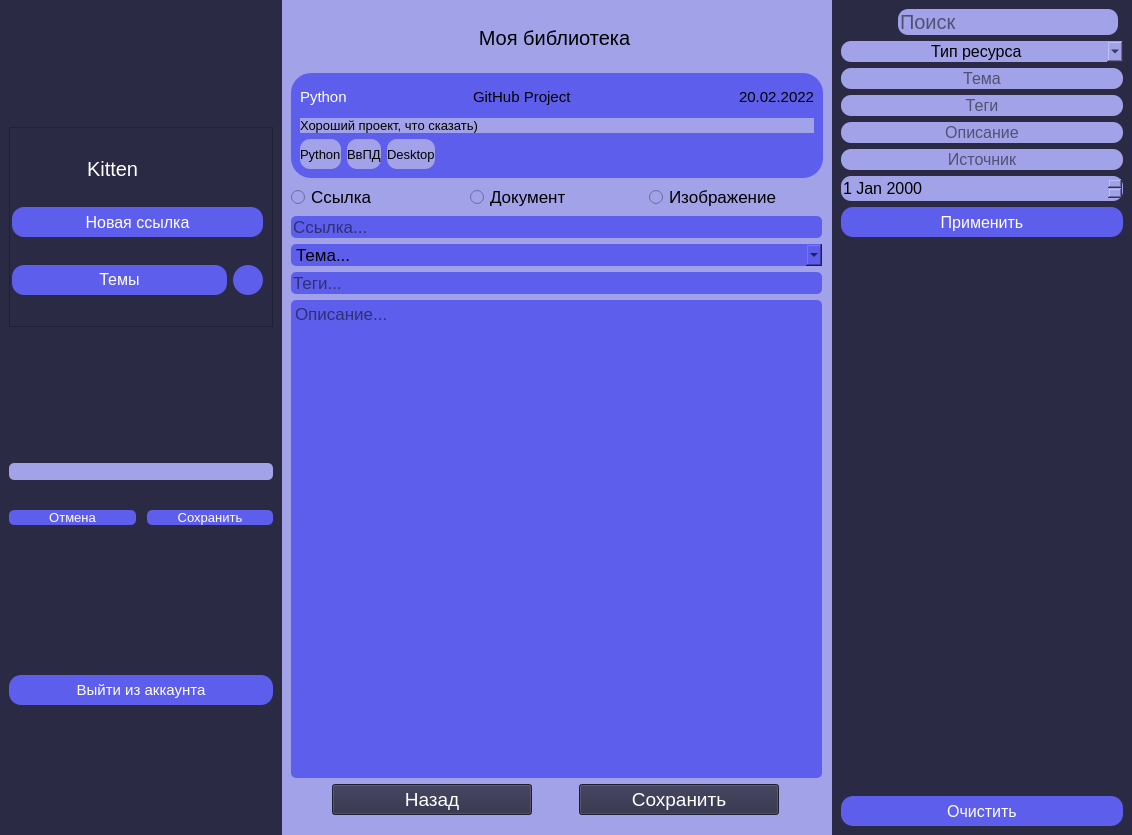
<?xml version="1.0" encoding="UTF-8"?>
<ui version="4.0">
 <class>MainWindow</class>
 <widget class="QMainWindow" name="MainWindow">
  <property name="geometry">
   <rect>
    <x>0</x>
    <y>0</y>
    <width>1132</width>
    <height>835</height>
   </rect>
  </property>
  <property name="windowTitle">
   <string>MainWindow</string>
  </property>
  <widget class="QWidget" name="centralwidget">
   <layout class="QHBoxLayout" name="horizontalLayout_3">
    <property name="spacing">
     <number>0</number>
    </property>
    <property name="leftMargin">
     <number>0</number>
    </property>
    <property name="topMargin">
     <number>0</number>
    </property>
    <property name="rightMargin">
     <number>0</number>
    </property>
    <property name="bottomMargin">
     <number>0</number>
    </property>
    <item>
     <widget class="QFrame" name="userThemeFrame">
      <property name="minimumSize">
       <size>
        <width>280</width>
        <height>0</height>
       </size>
      </property>
      <property name="maximumSize">
       <size>
        <width>282</width>
        <height>16777215</height>
       </size>
      </property>
      <property name="styleSheet">
       <string notr="true">background-color: rgb(42, 42, 68);</string>
      </property>
      <layout class="QVBoxLayout" name="userThemeLayout">
       <item>
        <widget class="QFrame" name="userFrame">
         <property name="enabled">
          <bool>true</bool>
         </property>
         <property name="maximumSize">
          <size>
           <width>16777215</width>
           <height>200</height>
          </size>
         </property>
         <property name="frameShape">
          <enum>QFrame::StyledPanel</enum>
         </property>
         <property name="frameShadow">
          <enum>QFrame::Raised</enum>
         </property>
         <layout class="QVBoxLayout" name="verticalLayout_5">
          <property name="leftMargin">
           <number>2</number>
          </property>
          <item>
           <widget class="QWidget" name="userWidget" native="true">
            <property name="sizePolicy">
             <sizepolicy hsizetype="Preferred" vsizetype="Fixed">
              <horstretch>0</horstretch>
              <verstretch>0</verstretch>
             </sizepolicy>
            </property>
            <layout class="QHBoxLayout" name="user">
             <item>
              <widget class="QLabel" name="userImage">
               <property name="maximumSize">
                <size>
                 <width>60</width>
                 <height>50</height>
                </size>
               </property>
               <property name="styleSheet">
                <string notr="true">border-radius: 5px;</string>
               </property>
               <property name="text">
                <string/>
               </property>
               <property name="pixmap">
                <pixmap>Pic/rounded-userdog.png</pixmap>
               </property>
               <property name="scaledContents">
                <bool>true</bool>
               </property>
              </widget>
             </item>
             <item>
              <widget class="QLabel" name="userName">
               <property name="font">
                <font>
                 <family>Arial</family>
                 <pointsize>15</pointsize>
                </font>
               </property>
               <property name="styleSheet">
                <string notr="true">color: rgb(255, 255, 255);</string>
               </property>
               <property name="text">
                <string>Kitten</string>
               </property>
               <property name="textFormat">
                <enum>Qt::AutoText</enum>
               </property>
               <property name="alignment">
                <set>Qt::AlignLeading|Qt::AlignLeft|Qt::AlignVCenter</set>
               </property>
              </widget>
             </item>
            </layout>
           </widget>
          </item>
          <item>
           <widget class="QPushButton" name="newLinkButton">
            <property name="minimumSize">
             <size>
              <width>0</width>
              <height>30</height>
             </size>
            </property>
            <property name="font">
             <font>
              <pointsize>12</pointsize>
             </font>
            </property>
            <property name="styleSheet">
             <string notr="true">background: #5E5EEC;
border-radius: 12px;
color: rgb(255, 255, 255);</string>
            </property>
            <property name="text">
             <string>Новая ссылка</string>
            </property>
            <property name="iconSize">
             <size>
              <width>16</width>
              <height>16</height>
             </size>
            </property>
           </widget>
          </item>
          <item>
           <widget class="QWidget" name="themeWidget" native="true">
            <property name="sizePolicy">
             <sizepolicy hsizetype="Minimum" vsizetype="Fixed">
              <horstretch>0</horstretch>
              <verstretch>0</verstretch>
             </sizepolicy>
            </property>
            <property name="maximumSize">
             <size>
              <width>262</width>
              <height>52</height>
             </size>
            </property>
            <layout class="QHBoxLayout" name="addNewTheme">
             <property name="leftMargin">
              <number>0</number>
             </property>
             <property name="rightMargin">
              <number>0</number>
             </property>
             <item>
              <widget class="QLabel" name="themeLable">
               <property name="sizePolicy">
                <sizepolicy hsizetype="Minimum" vsizetype="Fixed">
                 <horstretch>0</horstretch>
                 <verstretch>0</verstretch>
                </sizepolicy>
               </property>
               <property name="minimumSize">
                <size>
                 <width>0</width>
                 <height>30</height>
                </size>
               </property>
               <property name="font">
                <font>
                 <pointsize>12</pointsize>
                </font>
               </property>
               <property name="cursor">
                <cursorShape>ArrowCursor</cursorShape>
               </property>
               <property name="focusPolicy">
                <enum>Qt::WheelFocus</enum>
               </property>
               <property name="styleSheet">
                <string notr="true">background: #5E5EEC;
border-radius: 12px;
color: rgb(255, 255, 255);</string>
               </property>
               <property name="text">
                <string>Темы</string>
               </property>
               <property name="scaledContents">
                <bool>false</bool>
               </property>
               <property name="alignment">
                <set>Qt::AlignCenter</set>
               </property>
              </widget>
             </item>
             <item>
              <widget class="QPushButton" name="plus">
               <property name="maximumSize">
                <size>
                 <width>30</width>
                 <height>30</height>
                </size>
               </property>
               <property name="styleSheet">
                <string notr="true">background: #5E5EEC;
border-radius: 15px;
color: rgb(255, 255, 255);</string>
               </property>
               <property name="text">
                <string/>
               </property>
               <property name="icon">
                <iconset>
                 <normaloff>Pic/другой плюс.png</normaloff>Pic/другой плюс.png</iconset>
               </property>
               <property name="iconSize">
                <size>
                 <width>30</width>
                 <height>30</height>
                </size>
               </property>
              </widget>
             </item>
            </layout>
           </widget>
          </item>
         </layout>
        </widget>
       </item>
       <item>
        <widget class="QFrame" name="addThemeFrame">
         <property name="maximumSize">
          <size>
           <width>16777215</width>
           <height>100</height>
          </size>
         </property>
         <layout class="QVBoxLayout" name="verticalLayout_3">
          <property name="leftMargin">
           <number>0</number>
          </property>
          <property name="topMargin">
           <number>0</number>
          </property>
          <property name="rightMargin">
           <number>0</number>
          </property>
          <property name="bottomMargin">
           <number>0</number>
          </property>
          <item>
           <widget class="QLineEdit" name="lineEdit">
            <property name="font">
             <font>
              <pointsize>10</pointsize>
             </font>
            </property>
            <property name="styleSheet">
             <string notr="true">background: #A2A2E8;
border-radius: 5px;</string>
            </property>
           </widget>
          </item>
          <item>
           <widget class="QFrame" name="horizontalFrame">
            <property name="maximumSize">
             <size>
              <width>16777215</width>
              <height>40</height>
             </size>
            </property>
            <layout class="QHBoxLayout" name="horizontalLayout_4">
             <property name="leftMargin">
              <number>0</number>
             </property>
             <property name="topMargin">
              <number>0</number>
             </property>
             <property name="rightMargin">
              <number>0</number>
             </property>
             <property name="bottomMargin">
              <number>0</number>
             </property>
             <item>
              <widget class="QPushButton" name="cancelThemeButton">
               <property name="font">
                <font>
                 <pointsize>10</pointsize>
                </font>
               </property>
               <property name="styleSheet">
                <string notr="true">background: #5E5EEC;
border-radius: 5px;
color: rgb(255, 255, 255);</string>
               </property>
               <property name="text">
                <string>Отмена</string>
               </property>
              </widget>
             </item>
             <item>
              <spacer name="horizontalSpacer">
               <property name="orientation">
                <enum>Qt::Horizontal</enum>
               </property>
               <property name="sizeType">
                <enum>QSizePolicy::Fixed</enum>
               </property>
               <property name="sizeHint" stdset="0">
                <size>
                 <width>5</width>
                 <height>20</height>
                </size>
               </property>
              </spacer>
             </item>
             <item>
              <widget class="QPushButton" name="saveThemeButton">
               <property name="font">
                <font>
                 <pointsize>10</pointsize>
                </font>
               </property>
               <property name="styleSheet">
                <string notr="true">background: #5E5EEC;
border-radius: 5px;
color: rgb(255, 255, 255);</string>
               </property>
               <property name="text">
                <string>Сохранить</string>
               </property>
              </widget>
             </item>
            </layout>
           </widget>
          </item>
         </layout>
        </widget>
       </item>
       <item>
        <layout class="QVBoxLayout" name="themesLayout"/>
       </item>
       <item>
        <widget class="QPushButton" name="exitAccButton">
         <property name="minimumSize">
          <size>
           <width>215</width>
           <height>30</height>
          </size>
         </property>
         <property name="font">
          <font>
           <family>Arial</family>
           <pointsize>11</pointsize>
          </font>
         </property>
         <property name="styleSheet">
          <string notr="true">background: #5E5EEC;
border-radius: 12px;
color: rgb(255, 255, 255);</string>
         </property>
         <property name="text">
          <string>Выйти из аккаунта</string>
         </property>
        </widget>
       </item>
      </layout>
     </widget>
    </item>
    <item>
     <widget class="QFrame" name="Frame">
      <property name="maximumSize">
       <size>
        <width>16777215</width>
        <height>16777215</height>
       </size>
      </property>
      <property name="styleSheet">
       <string notr="true">background-color: rgb(162, 162, 232);</string>
      </property>
      <layout class="QVBoxLayout" name="libraryLayout">
       <item>
        <widget class="QFrame" name="nameFrame">
         <property name="maximumSize">
          <size>
           <width>16777215</width>
           <height>60</height>
          </size>
         </property>
         <layout class="QHBoxLayout" name="horizontalLayout">
          <property name="sizeConstraint">
           <enum>QLayout::SetMaximumSize</enum>
          </property>
          <item>
           <widget class="QPushButton" name="label">
            <property name="sizePolicy">
             <sizepolicy hsizetype="Preferred" vsizetype="Preferred">
              <horstretch>0</horstretch>
              <verstretch>0</verstretch>
             </sizepolicy>
            </property>
            <property name="maximumSize">
             <size>
              <width>40</width>
              <height>40</height>
             </size>
            </property>
            <property name="styleSheet">
             <string notr="true">border-style: outset; 
border-width: 0px;</string>
            </property>
            <property name="text">
             <string/>
            </property>
            <property name="icon">
             <iconset>
              <normaloff>Pic/стрелка назад для темы2.jpg</normaloff>
              <normalon>Pic/стрелка назад для темы2.jpg</normalon>
              <activeoff>Pic/стрелка назад для темы2.jpg</activeoff>
              <activeon>Pic/стрелка назад для темы2.jpg</activeon>
              <selectedoff>Pic/стрелка назад для темы2.jpg</selectedoff>
              <selectedon>Pic/стрелка назад для темы2.jpg</selectedon>Pic/стрелка назад для темы2.jpg</iconset>
            </property>
            <property name="iconSize">
             <size>
              <width>40</width>
              <height>40</height>
             </size>
            </property>
            <property name="flat">
             <bool>true</bool>
            </property>
           </widget>
          </item>
          <item>
           <widget class="QLabel" name="nameOfLayout">
            <property name="minimumSize">
             <size>
              <width>400</width>
              <height>40</height>
             </size>
            </property>
            <property name="maximumSize">
             <size>
              <width>16777215</width>
              <height>50</height>
             </size>
            </property>
            <property name="font">
             <font>
              <family>Arial</family>
              <pointsize>15</pointsize>
             </font>
            </property>
            <property name="text">
             <string>Моя библиотека</string>
            </property>
            <property name="alignment">
             <set>Qt::AlignCenter</set>
            </property>
           </widget>
          </item>
          <item>
           <widget class="QLabel" name="nothingLabel">
            <property name="maximumSize">
             <size>
              <width>45</width>
              <height>40</height>
             </size>
            </property>
            <property name="text">
             <string/>
            </property>
           </widget>
          </item>
         </layout>
        </widget>
       </item>
       <item>
        <widget class="QFrame" name="linkFrame">
         <property name="maximumSize">
          <size>
           <width>16777215</width>
           <height>120</height>
          </size>
         </property>
         <property name="styleSheet">
          <string notr="true">QFrame {background: #5E5EEC;
border-radius: 20px;}</string>
         </property>
         <layout class="QVBoxLayout" name="linkLayout">
          <item>
           <layout class="QHBoxLayout" name="linkDescription">
            <item>
             <widget class="QLabel" name="themeName_2">
              <property name="minimumSize">
               <size>
                <width>0</width>
                <height>0</height>
               </size>
              </property>
              <property name="font">
               <font>
                <family>Arial</family>
                <pointsize>11</pointsize>
               </font>
              </property>
              <property name="styleSheet">
               <string notr="true">color: rgb(255, 255, 255);</string>
              </property>
              <property name="text">
               <string>Python</string>
              </property>
             </widget>
            </item>
            <item>
             <widget class="QLabel" name="linksName_2">
              <property name="minimumSize">
               <size>
                <width>0</width>
                <height>30</height>
               </size>
              </property>
              <property name="font">
               <font>
                <family>Arial</family>
                <pointsize>11</pointsize>
               </font>
              </property>
              <property name="text">
               <string>GitHub Project</string>
              </property>
             </widget>
            </item>
            <item>
             <widget class="QLabel" name="dateOfCreation_2">
              <property name="enabled">
               <bool>true</bool>
              </property>
              <property name="font">
               <font>
                <family>Arial</family>
                <pointsize>11</pointsize>
               </font>
              </property>
              <property name="layoutDirection">
               <enum>Qt::LeftToRight</enum>
              </property>
              <property name="text">
               <string>20.02.2022</string>
              </property>
              <property name="alignment">
               <set>Qt::AlignRight|Qt::AlignTrailing|Qt::AlignVCenter</set>
              </property>
             </widget>
            </item>
           </layout>
          </item>
          <item>
           <widget class="QLabel" name="descriptionLabel">
            <property name="font">
             <font>
              <family>Arial</family>
              <pointsize>10</pointsize>
             </font>
            </property>
            <property name="styleSheet">
             <string notr="true">background: #A2A2E8;
border-radius: 0,5 px;</string>
            </property>
            <property name="text">
             <string>Хороший проект, что сказать)</string>
            </property>
           </widget>
          </item>
          <item>
           <layout class="QHBoxLayout" name="tagslLayout">
            <item>
             <widget class="QLabel" name="tag_3">
              <property name="minimumSize">
               <size>
                <width>0</width>
                <height>30</height>
               </size>
              </property>
              <property name="font">
               <font>
                <family>Arial</family>
                <pointsize>10</pointsize>
               </font>
              </property>
              <property name="styleSheet">
               <string notr="true">background: #A2A2E8;
border-radius: 10px;</string>
              </property>
              <property name="text">
               <string>Python</string>
              </property>
             </widget>
            </item>
            <item>
             <widget class="QLabel" name="tag_2">
              <property name="minimumSize">
               <size>
                <width>0</width>
                <height>30</height>
               </size>
              </property>
              <property name="font">
               <font>
                <family>Arial</family>
                <pointsize>10</pointsize>
               </font>
              </property>
              <property name="styleSheet">
               <string notr="true">background: #A2A2E8;
border-radius: 10px;</string>
              </property>
              <property name="text">
               <string>ВвПД</string>
              </property>
             </widget>
            </item>
            <item>
             <widget class="QLabel" name="tag">
              <property name="minimumSize">
               <size>
                <width>0</width>
                <height>30</height>
               </size>
              </property>
              <property name="maximumSize">
               <size>
                <width>16777215</width>
                <height>16777215</height>
               </size>
              </property>
              <property name="font">
               <font>
                <family>Arial</family>
                <pointsize>10</pointsize>
               </font>
              </property>
              <property name="styleSheet">
               <string notr="true">background: #A2A2E8;
border-radius: 10px;</string>
              </property>
              <property name="text">
               <string>Desktop</string>
              </property>
             </widget>
            </item>
            <item>
             <spacer name="tagSpacer">
              <property name="orientation">
               <enum>Qt::Horizontal</enum>
              </property>
              <property name="sizeHint" stdset="0">
               <size>
                <width>40</width>
                <height>20</height>
               </size>
              </property>
             </spacer>
            </item>
           </layout>
          </item>
         </layout>
        </widget>
       </item>
       <item>
        <layout class="QVBoxLayout" name="centralLayout">
         <property name="sizeConstraint">
          <enum>QLayout::SetNoConstraint</enum>
         </property>
         <item>
          <widget class="QStackedWidget" name="stackedWidget">
           <property name="currentIndex">
            <number>1</number>
           </property>
           <widget class="QWidget" name="page"/>
           <widget class="QWidget" name="page_2">
            <widget class="QWidget" name="widget" native="true">
             <property name="geometry">
              <rect>
               <x>0</x>
               <y>0</y>
               <width>531</width>
               <height>631</height>
              </rect>
             </property>
             <property name="sizePolicy">
              <sizepolicy hsizetype="Expanding" vsizetype="Expanding">
               <horstretch>0</horstretch>
               <verstretch>0</verstretch>
              </sizepolicy>
             </property>
             <layout class="QVBoxLayout" name="verticalLayout">
              <property name="leftMargin">
               <number>0</number>
              </property>
              <property name="topMargin">
               <number>0</number>
              </property>
              <property name="rightMargin">
               <number>0</number>
              </property>
              <property name="bottomMargin">
               <number>0</number>
              </property>
              <item>
               <layout class="QVBoxLayout" name="descriptionLayout">
                <property name="sizeConstraint">
                 <enum>QLayout::SetDefaultConstraint</enum>
                </property>
                <item>
                 <layout class="QHBoxLayout" name="typeOfInfLayout">
                  <item>
                   <widget class="QRadioButton" name="linkButton">
                    <property name="font">
                     <font>
                      <pointsize>13</pointsize>
                     </font>
                    </property>
                    <property name="text">
                     <string>Ссылка</string>
                    </property>
                   </widget>
                  </item>
                  <item>
                   <widget class="QRadioButton" name="dockButton">
                    <property name="font">
                     <font>
                      <pointsize>13</pointsize>
                     </font>
                    </property>
                    <property name="text">
                     <string>Документ</string>
                    </property>
                   </widget>
                  </item>
                  <item>
                   <widget class="QRadioButton" name="imgButton">
                    <property name="font">
                     <font>
                      <pointsize>13</pointsize>
                     </font>
                    </property>
                    <property name="text">
                     <string>Изображение</string>
                    </property>
                   </widget>
                  </item>
                 </layout>
                </item>
                <item>
                 <widget class="QLineEdit" name="linkLineEdit">
                  <property name="font">
                   <font>
                    <pointsize>13</pointsize>
                   </font>
                  </property>
                  <property name="styleSheet">
                   <string notr="true">background: #5E5EEC;
border-radius: 5px;</string>
                  </property>
                  <property name="inputMask">
                   <string/>
                  </property>
                  <property name="text">
                   <string/>
                  </property>
                  <property name="maxLength">
                   <number>32767</number>
                  </property>
                  <property name="placeholderText">
                   <string>Ссылка...</string>
                  </property>
                 </widget>
                </item>
                <item>
                 <widget class="QComboBox" name="themeComboBox">
                  <property name="font">
                   <font>
                    <pointsize>13</pointsize>
                   </font>
                  </property>
                  <property name="styleSheet">
                   <string notr="true">background: #5E5EEC;
border-radius: 5px;</string>
                  </property>
                  <property name="currentText">
                   <string>Тема...</string>
                  </property>
                  <item>
                   <property name="text">
                    <string>Тема...</string>
                   </property>
                  </item>
                 </widget>
                </item>
                <item>
                 <widget class="QLineEdit" name="tagsLineEdit">
                  <property name="enabled">
                   <bool>true</bool>
                  </property>
                  <property name="sizePolicy">
                   <sizepolicy hsizetype="Expanding" vsizetype="Fixed">
                    <horstretch>0</horstretch>
                    <verstretch>0</verstretch>
                   </sizepolicy>
                  </property>
                  <property name="minimumSize">
                   <size>
                    <width>0</width>
                    <height>0</height>
                   </size>
                  </property>
                  <property name="font">
                   <font>
                    <pointsize>13</pointsize>
                   </font>
                  </property>
                  <property name="styleSheet">
                   <string notr="true">background: #5E5EEC;
border-radius: 5px;</string>
                  </property>
                  <property name="placeholderText">
                   <string>Теги...</string>
                  </property>
                 </widget>
                </item>
                <item>
                 <widget class="QTextEdit" name="descriptionTextEdit">
                  <property name="font">
                   <font>
                    <pointsize>13</pointsize>
                   </font>
                  </property>
                  <property name="styleSheet">
                   <string notr="true">background: #5E5EEC;
border-radius: 5px;</string>
                  </property>
                  <property name="documentTitle">
                   <string/>
                  </property>
                  <property name="placeholderText">
                   <string>Описание...</string>
                  </property>
                 </widget>
                </item>
                <item>
                 <layout class="QHBoxLayout" name="buttonHorizontalLayout">
                  <item>
                   <widget class="QPushButton" name="backPushButton">
                    <property name="maximumSize">
                     <size>
                      <width>200</width>
                      <height>16777215</height>
                     </size>
                    </property>
                    <property name="font">
                     <font>
                      <pointsize>14</pointsize>
                     </font>
                    </property>
                    <property name="styleSheet">
                     <string notr="true">background-color: rgb(42, 42, 68); color: rgb(255, 255, 255);</string>
                    </property>
                    <property name="text">
                     <string>Назад</string>
                    </property>
                   </widget>
                  </item>
                  <item>
                   <widget class="QPushButton" name="savePushButton">
                    <property name="maximumSize">
                     <size>
                      <width>200</width>
                      <height>16777215</height>
                     </size>
                    </property>
                    <property name="font">
                     <font>
                      <pointsize>14</pointsize>
                     </font>
                    </property>
                    <property name="styleSheet">
                     <string notr="true">background-color: rgb(42, 42, 68);color: rgb(255, 255, 255);</string>
                    </property>
                    <property name="text">
                     <string>Сохранить</string>
                    </property>
                   </widget>
                  </item>
                 </layout>
                </item>
               </layout>
              </item>
             </layout>
            </widget>
           </widget>
          </widget>
         </item>
        </layout>
       </item>
      </layout>
     </widget>
    </item>
    <item>
     <widget class="QFrame" name="searchFrame">
      <property name="maximumSize">
       <size>
        <width>300</width>
        <height>16777215</height>
       </size>
      </property>
      <property name="styleSheet">
       <string notr="true">QWidget#searchFrame{ background-color: rgb(42, 42, 68);}</string>
      </property>
      <layout class="QVBoxLayout" name="searchLayout">
       <item>
        <layout class="QHBoxLayout" name="littleSearchLayout">
         <item>
          <widget class="QLabel" name="searchImage">
           <property name="minimumSize">
            <size>
             <width>0</width>
             <height>0</height>
            </size>
           </property>
           <property name="maximumSize">
            <size>
             <width>45</width>
             <height>35</height>
            </size>
           </property>
           <property name="text">
            <string/>
           </property>
           <property name="pixmap">
            <pixmap>Pic/еще одна лупа.jpg</pixmap>
           </property>
           <property name="scaledContents">
            <bool>true</bool>
           </property>
          </widget>
         </item>
         <item>
          <widget class="QLineEdit" name="generalSearch">
           <property name="minimumSize">
            <size>
             <width>220</width>
             <height>0</height>
            </size>
           </property>
           <property name="maximumSize">
            <size>
             <width>195</width>
             <height>35</height>
            </size>
           </property>
           <property name="font">
            <font>
             <family>Arial</family>
             <pointsize>15</pointsize>
            </font>
           </property>
           <property name="styleSheet">
            <string notr="true">QLineEdit {
background: #A2A2E8;
border-radius: 10px;
}</string>
           </property>
           <property name="text">
            <string/>
           </property>
           <property name="placeholderText">
            <string>Поиск</string>
           </property>
          </widget>
         </item>
        </layout>
       </item>
       <item>
        <widget class="QComboBox" name="resourceType">
         <property name="font">
          <font>
           <family>Arial</family>
           <pointsize>12</pointsize>
          </font>
         </property>
         <property name="styleSheet">
          <string notr="true">QComboBox {
	background: #A2A2E8;
	border-radius: 10px;
	padding-left: 90px;
	
	selection-background-color: ;
}
QComboBox QAbstractItemView {background-color: #A2A2E8}
</string>
         </property>
         <property name="currentText">
          <string>Тип ресурса</string>
         </property>
         <item>
          <property name="text">
           <string>Тип ресурса</string>
          </property>
         </item>
         <item>
          <property name="text">
           <string>Ссылка</string>
          </property>
         </item>
         <item>
          <property name="text">
           <string>Документ</string>
          </property>
         </item>
         <item>
          <property name="text">
           <string>Изображение</string>
          </property>
         </item>
        </widget>
       </item>
       <item>
        <widget class="QLineEdit" name="themeSearch">
         <property name="font">
          <font>
           <family>Arial</family>
           <pointsize>12</pointsize>
          </font>
         </property>
         <property name="styleSheet">
          <string notr="true">QLineEdit {
background: #A2A2E8;
border-radius: 10px;
}</string>
         </property>
         <property name="text">
          <string/>
         </property>
         <property name="alignment">
          <set>Qt::AlignCenter</set>
         </property>
         <property name="placeholderText">
          <string>Тема</string>
         </property>
        </widget>
       </item>
       <item>
        <widget class="QLineEdit" name="tagSearch">
         <property name="font">
          <font>
           <family>Arial</family>
           <pointsize>12</pointsize>
          </font>
         </property>
         <property name="styleSheet">
          <string notr="true">background: #A2A2E8;
border-radius: 10px;</string>
         </property>
         <property name="text">
          <string/>
         </property>
         <property name="alignment">
          <set>Qt::AlignCenter</set>
         </property>
         <property name="placeholderText">
          <string>Теги</string>
         </property>
        </widget>
       </item>
       <item>
        <widget class="QLineEdit" name="descriptionSearch">
         <property name="font">
          <font>
           <family>Arial</family>
           <pointsize>12</pointsize>
          </font>
         </property>
         <property name="styleSheet">
          <string notr="true">background: #A2A2E8;
border-radius: 10px;</string>
         </property>
         <property name="text">
          <string/>
         </property>
         <property name="alignment">
          <set>Qt::AlignCenter</set>
         </property>
         <property name="placeholderText">
          <string>Описание</string>
         </property>
        </widget>
       </item>
       <item>
        <widget class="QLineEdit" name="sourceSearch">
         <property name="font">
          <font>
           <family>Arial</family>
           <pointsize>12</pointsize>
          </font>
         </property>
         <property name="styleSheet">
          <string notr="true">background: #A2A2E8;
border-radius: 10px;</string>
         </property>
         <property name="text">
          <string/>
         </property>
         <property name="alignment">
          <set>Qt::AlignCenter</set>
         </property>
         <property name="placeholderText">
          <string>Источник</string>
         </property>
        </widget>
       </item>
       <item>
        <widget class="QDateEdit" name="dateSearch">
         <property name="minimumSize">
          <size>
           <width>0</width>
           <height>25</height>
          </size>
         </property>
         <property name="font">
          <font>
           <family>Arial</family>
           <pointsize>12</pointsize>
          </font>
         </property>
         <property name="styleSheet">
          <string notr="true">background: #A2A2E8;
border-radius: 10px;
</string>
         </property>
        </widget>
       </item>
       <item>
        <widget class="QPushButton" name="applyButton">
         <property name="minimumSize">
          <size>
           <width>0</width>
           <height>30</height>
          </size>
         </property>
         <property name="font">
          <font>
           <family>Arial</family>
           <pointsize>12</pointsize>
          </font>
         </property>
         <property name="styleSheet">
          <string notr="true">background: #5E5EEC;
border-radius: 12px;
color: rgb(255, 255, 255);</string>
         </property>
         <property name="text">
          <string>Применить</string>
         </property>
        </widget>
       </item>
       <item>
        <spacer name="searchSpacer">
         <property name="orientation">
          <enum>Qt::Vertical</enum>
         </property>
         <property name="sizeHint" stdset="0">
          <size>
           <width>20</width>
           <height>40</height>
          </size>
         </property>
        </spacer>
       </item>
       <item>
        <widget class="QPushButton" name="pushButton">
         <property name="minimumSize">
          <size>
           <width>0</width>
           <height>30</height>
          </size>
         </property>
         <property name="maximumSize">
          <size>
           <width>16777215</width>
           <height>16777215</height>
          </size>
         </property>
         <property name="font">
          <font>
           <family>Arial</family>
           <pointsize>12</pointsize>
          </font>
         </property>
         <property name="styleSheet">
          <string notr="true">background: #5E5EEC;
border-radius: 12px;
color: rgb(255, 255, 255);</string>
         </property>
         <property name="text">
          <string>Очистить</string>
         </property>
        </widget>
       </item>
      </layout>
     </widget>
    </item>
   </layout>
  </widget>
 </widget>
 <resources/>
 <connections/>
</ui>
